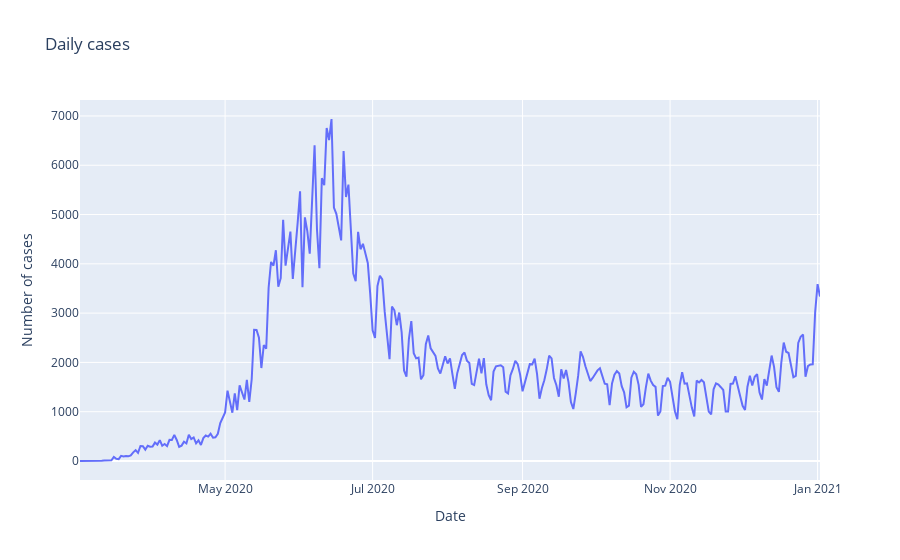

The notebook cell saved with this chart:
### Code cell
#Ploting Total new Chilean cases

px.line(df['Casos nuevos totales'],
        y= 'Casos nuevos totales',
        title= "Daily cases",
        labels= {'Casos nuevos totales':'Number of cases',
                     'Fecha':'Date'}
        )

### Figure 1 — Plotly figure (JSON) as saved in the notebook; plotly's stock layout.template omitted (floating-point values rounded to 4 significant figures; data arrays with more than 128 entries replaced by an {"elided": "..."} marker saying what was removed)
{"data": [{"hovertemplate": "Date=%{x}<br>Number of cases=%{y}<extra></extra>", "legendgroup": "", "line": {"color": "#636efa", "dash": "solid"}, "mode": "lines", "name": "", "orientation": "v", "showlegend": false, "type": "scatter", "x": {"elided": "307 str values"}, "xaxis": "x", "y": {"elided": "307 int values"}, "yaxis": "y"}], "layout": {"legend": {"tracegroupgap": 0}, "title": {"text": "Daily cases"}, "xaxis": {"anchor": "y", "domain": [0, 1], "title": {"text": "Date"}}, "yaxis": {"anchor": "x", "domain": [0, 1], "title": {"text": "Number of cases"}}}}
